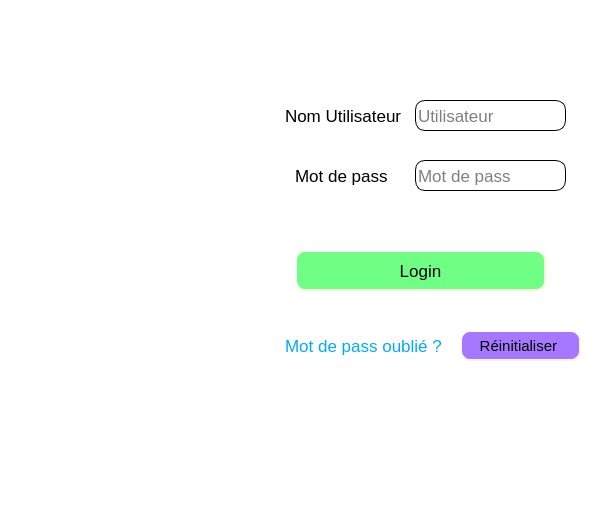
<?xml version="1.0" encoding="UTF-8"?>
<ui version="4.0">
 <class>MainWindow</class>
 <widget class="QMainWindow" name="MainWindow">
  <property name="geometry">
   <rect>
    <x>0</x>
    <y>0</y>
    <width>589</width>
    <height>511</height>
   </rect>
  </property>
  <property name="windowTitle">
   <string>MainWindow</string>
  </property>
  <property name="styleSheet">
   <string notr="true">background-color: rgb(255, 255, 255);</string>
  </property>
  <widget class="QWidget" name="centralwidget">
   <widget class="QLineEdit" name="lineEdit_23">
    <property name="geometry">
     <rect>
      <x>415</x>
      <y>160</y>
      <width>151</width>
      <height>31</height>
     </rect>
    </property>
    <property name="font">
     <font>
      <pointsize>13</pointsize>
     </font>
    </property>
    <property name="styleSheet">
     <string notr="true">border-style: outset;
border-width: 1px;
border-radius: 10px;</string>
    </property>
    <property name="echoMode">
     <enum>QLineEdit::Password</enum>
    </property>
    <property name="cursorPosition">
     <number>0</number>
    </property>
    <property name="placeholderText">
     <string>Mot de pass</string>
    </property>
   </widget>
   <widget class="QLabel" name="label_23">
    <property name="geometry">
     <rect>
      <x>295</x>
      <y>160</y>
      <width>101</width>
      <height>31</height>
     </rect>
    </property>
    <property name="font">
     <font>
      <pointsize>13</pointsize>
     </font>
    </property>
    <property name="text">
     <string>Mot de pass </string>
    </property>
   </widget>
   <widget class="QPushButton" name="pushButton_26">
    <property name="geometry">
     <rect>
      <x>460</x>
      <y>330</y>
      <width>121</width>
      <height>31</height>
     </rect>
    </property>
    <property name="font">
     <font>
      <pointsize>11</pointsize>
     </font>
    </property>
    <property name="styleSheet">
     <string notr="true">QPushButton{
background-color: rgb(165, 120, 255);
border-style: outset;
border-width: 2px;
border-radius: 10px;
border-color: beige;

padding: 6px;
}
QPushButton:hover:!pressed
{
background-color: rgb(170, 170, 255);
}</string>
    </property>
    <property name="text">
     <string>Réinitialiser </string>
    </property>
    <property name="icon">
     <iconset resource="iconne.qrc">
      <normaloff>:/icone/reset.png</normaloff>:/icone/reset.png</iconset>
    </property>
    <property name="iconSize">
     <size>
      <width>22</width>
      <height>22</height>
     </size>
    </property>
   </widget>
   <widget class="QPushButton" name="pushButton_27">
    <property name="geometry">
     <rect>
      <x>295</x>
      <y>250</y>
      <width>251</width>
      <height>41</height>
     </rect>
    </property>
    <property name="font">
     <font>
      <pointsize>13</pointsize>
     </font>
    </property>
    <property name="styleSheet">
     <string notr="true">QPushButton{
background-color: rgb(112, 255, 133);
border-style: outset;
border-width: 2px;
border-radius: 10px;
border-color: beige;
min-width: 10em;
padding: 6px;

}
QPushButton:hover:!pressed
{

	
	background-color: rgb(55, 217, 109);
}</string>
    </property>
    <property name="text">
     <string>Login</string>
    </property>
    <property name="icon">
     <iconset resource="iconne.qrc">
      <normaloff>:/icone/login.png</normaloff>:/icone/login.png</iconset>
    </property>
   </widget>
   <widget class="QLabel" name="label_22">
    <property name="geometry">
     <rect>
      <x>285</x>
      <y>100</y>
      <width>121</width>
      <height>31</height>
     </rect>
    </property>
    <property name="font">
     <font>
      <pointsize>13</pointsize>
     </font>
    </property>
    <property name="text">
     <string>Nom Utilisateur   </string>
    </property>
   </widget>
   <widget class="QLineEdit" name="lineEdit_22">
    <property name="geometry">
     <rect>
      <x>415</x>
      <y>100</y>
      <width>151</width>
      <height>31</height>
     </rect>
    </property>
    <property name="font">
     <font>
      <pointsize>13</pointsize>
     </font>
    </property>
    <property name="styleSheet">
     <string notr="true">border-style: outset;
border-width: 1px;
border-radius: 10px;</string>
    </property>
    <property name="cursorPosition">
     <number>0</number>
    </property>
    <property name="placeholderText">
     <string>Utilisateur</string>
    </property>
   </widget>
   <widget class="QLabel" name="label_24">
    <property name="geometry">
     <rect>
      <x>285</x>
      <y>330</y>
      <width>161</width>
      <height>31</height>
     </rect>
    </property>
    <property name="font">
     <font>
      <pointsize>13</pointsize>
     </font>
    </property>
    <property name="styleSheet">
     <string notr="true">color: rgb(0, 170, 255);</string>
    </property>
    <property name="text">
     <string>Mot de pass oublié ? </string>
    </property>
   </widget>
   <widget class="QLabel" name="label_25">
    <property name="geometry">
     <rect>
      <x>320</x>
      <y>200</y>
      <width>301</width>
      <height>20</height>
     </rect>
    </property>
    <property name="font">
     <font>
      <pointsize>13</pointsize>
     </font>
    </property>
    <property name="styleSheet">
     <string notr="true">
color: rgb(255, 0, 0);</string>
    </property>
    <property name="text">
     <string>&lt;html&gt;&lt;head/&gt;&lt;body&gt;&lt;p&gt;&lt;br/&gt;&lt;/p&gt;&lt;/body&gt;&lt;/html&gt;</string>
    </property>
   </widget>
   <widget class="QLabel" name="label_2">
    <property name="geometry">
     <rect>
      <x>0</x>
      <y>-10</y>
      <width>281</width>
      <height>501</height>
     </rect>
    </property>
    <property name="styleSheet">
     <string notr="true">background-image: url(:/icone/login_side.png);
border-top-left:radius;</string>
    </property>
    <property name="text">
     <string/>
    </property>
   </widget>
  </widget>
  <widget class="QMenuBar" name="menubar">
   <property name="geometry">
    <rect>
     <x>0</x>
     <y>0</y>
     <width>589</width>
     <height>21</height>
    </rect>
   </property>
  </widget>
  <widget class="QStatusBar" name="statusbar"/>
 </widget>
 <resources>
  <include location="iconne.qrc"/>
 </resources>
 <connections/>
</ui>
